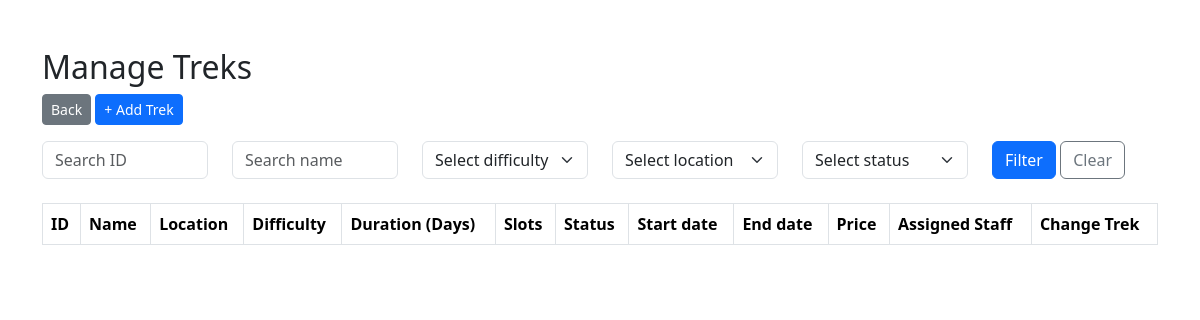
/admin/treks (signed in), run on an earlier commit of the app's database.
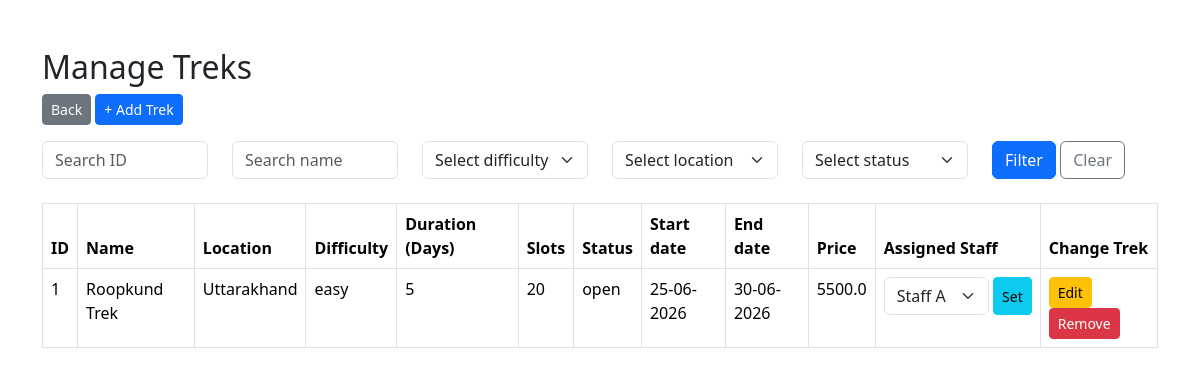
And on a later commit of the database.
### models/trek.py (models this page shows, shortened)
class Trek(db.Model):
    __tablename__ = "treks"
    trek_id = db.Column(db.Integer, primary_key=True, autoincrement=True)
    trek_name = db.Column(db.String(100), nullable=False)
    location = db.Column(db.String(100), nullable=False)
    difficulty = db.Column(db.String(20), nullable=False) # easy, moderate, hard
    duration = db.Column(db.Integer, nullable=False)
    available_slots = db.Column(db.Integer, nullable=False)
    assigned_staff_id = db.Column(db.Integer, db.ForeignKey('staff.staff_id'), nullable=True)
    status = db.Column(db.String(20), nullable=False) # pending, approved, open, closed, completed
    start_date = db.Column(db.DateTime, nullable=False)
    end_date = db.Column(db.DateTime, nullable=False)
    price = db.Column(db.Float, nullable=False)
    bookings = db.relationship('Booking', backref = 'trek', lazy = True)

### models/staff.py (models this page shows, shortened)
class Staff(db.Model, UserMixin):
    __tablename__ = "staff"
    staff_id = db.Column(db.Integer, primary_key=True, autoincrement=True)
    name = db.Column(db.String(100), nullable=False)
    phone_number = db.Column(db.String(15), nullable=False)
    status = db.Column(db.String(20), nullable=False, default='active') # 'active' or 'inactive'
    number_of_treks_completed = db.Column(db.Integer, nullable=False, default=0)
    email = db.Column(db.String(100), unique=True, nullable=False)
    password = db.Column(db.String(255), nullable=False)
    is_approved = db.Column(db.Boolean, nullable=False, default=False)
    role = "staff"
    treks = db.relationship('Trek', backref='staff', lazy=True)

### routes/admin.py (the view)
@admin_routes.route('/admin/treks')
@login_required
def manage_treks():
    if current_user.role != "admin":
        return "Access Denied", 403
    trek_id = (request.args.get('trek_id') or '').strip()
    name = (request.args.get('name') or '').strip()
    difficulty = (request.args.get('difficulty') or '').strip()
    location = (request.args.get('location') or '').strip()
    status = (request.args.get('status') or '').strip()
    filters = []
    if trek_id.isdigit():
        filters.append(Trek.trek_id == int(trek_id))
    if name:
        filters.append(Trek.trek_name.ilike(f"%{name}%"))
    if difficulty:
        filters.append(Trek.difficulty == difficulty)
    if location:
        filters.append(Trek.location == location)
    if status:
        filters.append(Trek.status == status)
    treks = Trek.query.filter(*filters).all()
    locations = [row[0] for row in db.session.query(Trek.location).distinct().all()]
    assignable_staff = Staff.query.filter_by(is_approved=True, status='active').all()
    return render_template('admin_treks.html', treks=treks, locations=locations,
                           u_trek_id=trek_id, u_name=name, u_difficulty=difficulty,
                           u_location=location, u_status=status, assignable_staff=assignable_staff)

### app.py (called while the page is built)
@login_manager.user_loader
def load_user(user_id):
    role, id = user_id.split(':')
    id = int(id)
    if role == 'admin':
        return Admin.query.get(id)
    elif role == 'staff':
        return Staff.query.get(id)
    elif role == 'user':
        return User.query.get(id)
    else:
        return None

### templates/admin_treks.html (shortened to what the changed rows need)
<!DOCTYPE html>
<html lang="en">
<head>
    <link href="https://cdn.jsdelivr.net/npm/bootstrap@5.3.2/dist/css/bootstrap.min.css" rel="stylesheet">
</head>
<body>
    <div class="container mt-5">
        <h2>Manage Treks</h2>
        <table class="table table-bordered">
            <thead>
                <tr>
                    <th>ID</th>
                    <th>Name</th>
                    <th>Location</th>
                    <th>Difficulty</th>
                    <th>Duration (Days)</th>
                    <th>Slots</th>
                    <th>Status</th>
                    <th>Start date</th>
                    <th>End date</th>
                    <th>Price</th>
                    <th>Assigned Staff</th>
                    <th>Change Trek</th>
                </tr>
            </thead>
            <tbody>
                {% for trek in treks %}
                <tr>
                    <td>{{ trek.trek_id }}</td>
                    <td>{{ trek.trek_name }}</td>
                    <td>{{ trek.location }}</td>
                    <td>{{ trek.difficulty }}</td>
                    <td>{{ trek.duration }}</td>
                    <td>{{ trek.available_slots }}</td>
                    <td>{{ trek.status }}</td>
                    <td>{{ trek.start_date.strftime('%d-%m-%Y') }}</td>
                    <td>{{ trek.end_date.strftime('%d-%m-%Y') }}</td>
                    <td>{{ trek.price }}</td>
                    <td>
                        <form method="POST" action="{{url_for('admin.assign_staff', trek_id=trek.trek_id)}}" class="d-flex gap-1">
                            <select name="staff_id" class="form-select form-select sm">
                                {% for staff in assignable_staff %}
                                <option value="{{staff.staff_id}}" {% if trek.assigned_staff_id == staff.staff_id %}selected{% endif %}>{{staff.name}}</option>
                                {% endfor %}
                            </select>
                            <button type="submit" class="btn btn-info btn-sm">Set</button>
                        </form>
                    </td>
                    <td>
                        <a href="{{ url_for('admin.edit_trek', trek_id=trek.trek_id) }}" class="btn btn-warning btn-sm">Edit</a>
                        <form method="POST" action="{{ url_for('admin.delete_trek', trek_id=trek.trek_id) }}" style="display:inline">
                            <button type="submit" class="btn btn-danger btn-sm" onclick="return confirm('Delete this trek?')">Remove</button>
                        </form>
                    </td>
                </tr>
                {% endfor %}
            </tbody>
        </table>
    </div>
</body>
</html>

What changed in the data, as far as the page shows it:
added Trek: trek_id "1", trek_name "Roopkund Trek", location "Uttarakhand", difficulty "easy", duration "5", available_slots "20", status "open", start_date "25-06-2026", end_date "30-06-2026", price "5500.0", staff_id "Staff A"
